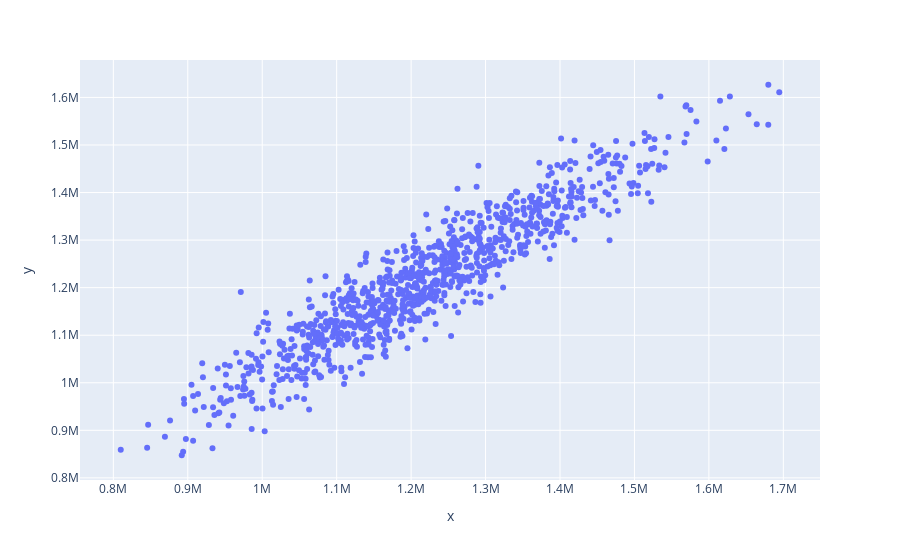

Notebook code for this chart:
### Code cell
graph1 = px.scatter(x=y_test, y=predict_linear)
graph1

### Figure 1 — Plotly figure (JSON) as saved in the notebook; plotly's stock layout.template omitted (floating-point values rounded to 4 significant figures; data arrays with more than 128 entries replaced by an {"elided": "..."} marker saying what was removed)
{"data": [{"hovertemplate": "x=%{x}<br>y=%{y}<extra></extra>", "legendgroup": "", "marker": {"color": "#636efa", "symbol": "circle"}, "mode": "markers", "name": "", "orientation": "v", "showlegend": false, "type": "scatter", "x": {"elided": "1000 int values"}, "xaxis": "x", "y": {"elided": "1000 float values"}, "yaxis": "y"}], "layout": {"legend": {"tracegroupgap": 0}, "margin": {"t": 60}, "xaxis": {"anchor": "y", "domain": [0, 1], "title": {"text": "x"}}, "yaxis": {"anchor": "x", "domain": [0, 1], "title": {"text": "y"}}}}
